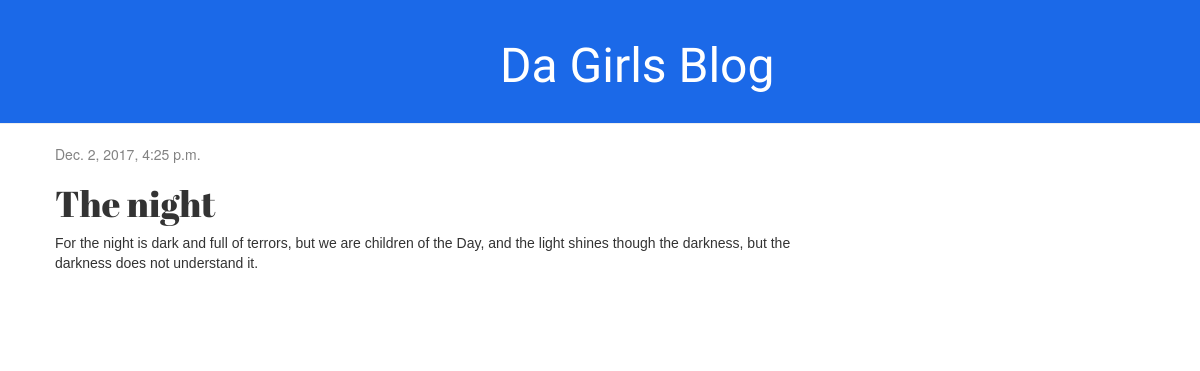
The app's page /post/2/ with its own data.
### galblawg/models.py (models this page shows, shortened)
class Post(models.Model):
	author = models.ForeignKey('auth.User')
	title = models.CharField(max_length=200)
	text = models.TextField()
	created_date = models.DateTimeField(
		default=timezone.now)
	published_date = models.DateTimeField(
		blank = True, null=True)

### galblawg/views.py (the view)
# urls.py: url(r'^post/(?P<pk>\d+)/$', views.post_detail, name= 'post_detail'),
def post_detail(request, pk):
	post = get_object_or_404(Post, pk=pk)
	return render(request, 'galblawg/post_detail.html',{'post' : post})

### galblawg/templates/galblawg/post_detail.html (shortened to what this page needs)
{% extends 'galblawg/base.html' %}
{% block content %}
    <div class="post">
        {% if post.published_date %}
            <div class="date">
                {{ post.published_date }}
            </div>
        {% endif %}
        <h1>{{ post.title }}</h1>
        <p>{{ post.text|linebreaksbr }}</p>
    </div>
{% endblock %}

### galblawg/static/css/style.css (style rules this page uses)
body { background : url('https://images2.alphacoders.com/688/68870.jpg'); }
.post h1 { font-family: 'Abril Fatface', cursive; }
.post p { font-family: 'Merriweather Sans', sans-serif; }
h1, h2, h3, h4 { font-family: 'Lobster', cursive; }
.date { color: #828282; }
.post { margin-bottom: 70px; }

### records on screen
Post: published_date "Dec. 2, 2017, 4:25 p.m.", title "The night", text "For the night is dark and full of terrors, but we are children of the Day, and the light shines though the darkness, but the darkness does not understand it."
